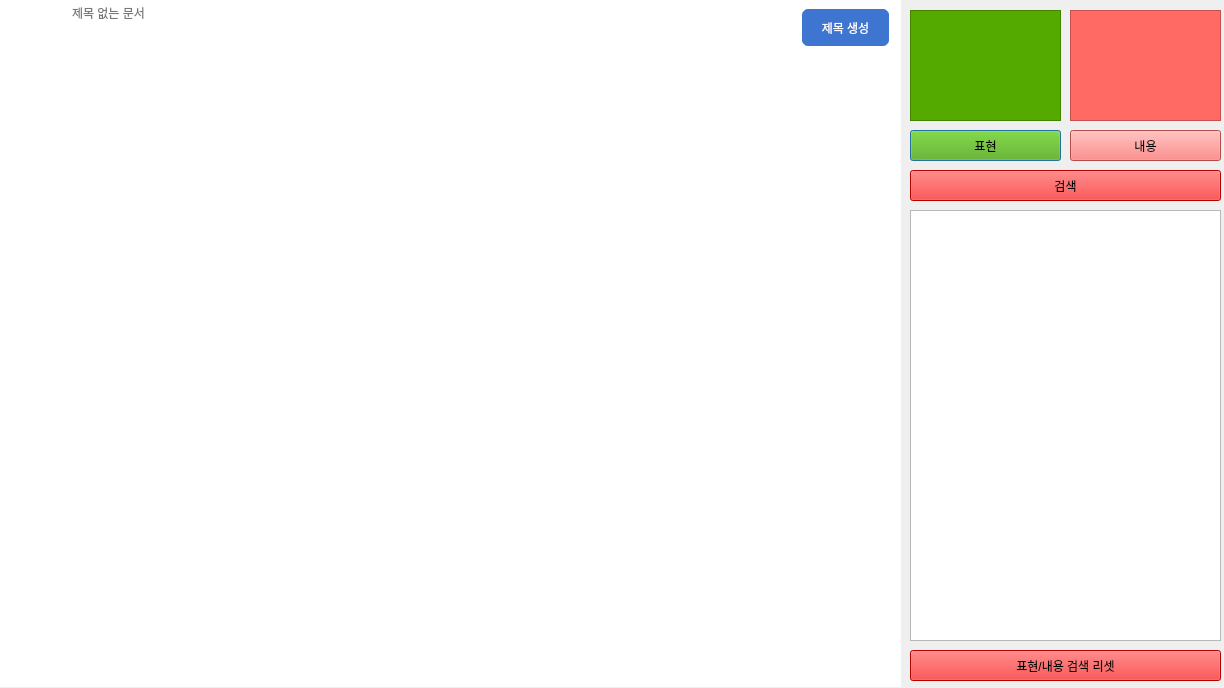
<?xml version="1.0" encoding="UTF-8"?>
<ui version="4.0">
 <class>PPAP</class>
 <widget class="QDialog" name="PPAP">
  <property name="geometry">
   <rect>
    <x>0</x>
    <y>0</y>
    <width>1224</width>
    <height>688</height>
   </rect>
  </property>
  <property name="windowTitle">
   <string>PPAP(Patent Process Accelerating Program)</string>
  </property>
  <widget class="QTextEdit" name="input_text">
   <property name="geometry">
    <rect>
     <x>180</x>
     <y>210</y>
     <width>601</width>
     <height>461</height>
    </rect>
   </property>
   <property name="font">
    <font>
     <pointsize>11</pointsize>
     <weight>50</weight>
     <bold>false</bold>
    </font>
   </property>
   <property name="styleSheet">
    <string notr="true">border-color: rgb(255, 255, 255);</string>
   </property>
   <property name="frameShape">
    <enum>QFrame::NoFrame</enum>
   </property>
  </widget>
  <widget class="QLabel" name="label">
   <property name="geometry">
    <rect>
     <x>0</x>
     <y>0</y>
     <width>901</width>
     <height>687</height>
    </rect>
   </property>
   <property name="styleSheet">
    <string notr="true">background-color: rgb(255, 255, 255);</string>
   </property>
   <property name="text">
    <string>&lt;html&gt;&lt;head/&gt;&lt;body&gt;&lt;p&gt;&lt;img src=&quot;:/newPrefix/img/back.png&quot;/&gt;&lt;/p&gt;&lt;/body&gt;&lt;/html&gt;</string>
   </property>
  </widget>
  <widget class="QPushButton" name="exp_btn">
   <property name="geometry">
    <rect>
     <x>910</x>
     <y>130</y>
     <width>151</width>
     <height>31</height>
    </rect>
   </property>
   <property name="baseSize">
    <size>
     <width>0</width>
     <height>0</height>
    </size>
   </property>
   <property name="palette">
    <palette>
     <active>
      <colorrole role="Button">
       <brush brushstyle="SolidPattern">
        <color alpha="255">
         <red>85</red>
         <green>170</green>
         <blue>0</blue>
        </color>
       </brush>
      </colorrole>
      <colorrole role="Mid">
       <brush brushstyle="SolidPattern">
        <color alpha="255">
         <red>160</red>
         <green>10</green>
         <blue>13</blue>
        </color>
       </brush>
      </colorrole>
      <colorrole role="Base">
       <brush brushstyle="SolidPattern">
        <color alpha="255">
         <red>85</red>
         <green>170</green>
         <blue>0</blue>
        </color>
       </brush>
      </colorrole>
      <colorrole role="Window">
       <brush brushstyle="SolidPattern">
        <color alpha="255">
         <red>85</red>
         <green>170</green>
         <blue>0</blue>
        </color>
       </brush>
      </colorrole>
      <colorrole role="Shadow">
       <brush brushstyle="SolidPattern">
        <color alpha="255">
         <red>255</red>
         <green>255</green>
         <blue>255</blue>
        </color>
       </brush>
      </colorrole>
     </active>
     <inactive>
      <colorrole role="Button">
       <brush brushstyle="SolidPattern">
        <color alpha="255">
         <red>85</red>
         <green>170</green>
         <blue>0</blue>
        </color>
       </brush>
      </colorrole>
      <colorrole role="Mid">
       <brush brushstyle="SolidPattern">
        <color alpha="255">
         <red>160</red>
         <green>10</green>
         <blue>13</blue>
        </color>
       </brush>
      </colorrole>
      <colorrole role="Base">
       <brush brushstyle="SolidPattern">
        <color alpha="255">
         <red>85</red>
         <green>170</green>
         <blue>0</blue>
        </color>
       </brush>
      </colorrole>
      <colorrole role="Window">
       <brush brushstyle="SolidPattern">
        <color alpha="255">
         <red>85</red>
         <green>170</green>
         <blue>0</blue>
        </color>
       </brush>
      </colorrole>
      <colorrole role="Shadow">
       <brush brushstyle="SolidPattern">
        <color alpha="255">
         <red>255</red>
         <green>255</green>
         <blue>255</blue>
        </color>
       </brush>
      </colorrole>
     </inactive>
     <disabled>
      <colorrole role="Button">
       <brush brushstyle="SolidPattern">
        <color alpha="255">
         <red>85</red>
         <green>170</green>
         <blue>0</blue>
        </color>
       </brush>
      </colorrole>
      <colorrole role="Mid">
       <brush brushstyle="SolidPattern">
        <color alpha="255">
         <red>160</red>
         <green>10</green>
         <blue>13</blue>
        </color>
       </brush>
      </colorrole>
      <colorrole role="Base">
       <brush brushstyle="SolidPattern">
        <color alpha="255">
         <red>85</red>
         <green>170</green>
         <blue>0</blue>
        </color>
       </brush>
      </colorrole>
      <colorrole role="Window">
       <brush brushstyle="SolidPattern">
        <color alpha="255">
         <red>85</red>
         <green>170</green>
         <blue>0</blue>
        </color>
       </brush>
      </colorrole>
      <colorrole role="Shadow">
       <brush brushstyle="SolidPattern">
        <color alpha="255">
         <red>255</red>
         <green>255</green>
         <blue>255</blue>
        </color>
       </brush>
      </colorrole>
     </disabled>
    </palette>
   </property>
   <property name="styleSheet">
    <string notr="true">background-color: rgb(85, 170, 0);</string>
   </property>
   <property name="text">
    <string>표현</string>
   </property>
  </widget>
  <widget class="QPushButton" name="ctx_btn">
   <property name="geometry">
    <rect>
     <x>1070</x>
     <y>130</y>
     <width>151</width>
     <height>31</height>
    </rect>
   </property>
   <property name="baseSize">
    <size>
     <width>0</width>
     <height>0</height>
    </size>
   </property>
   <property name="palette">
    <palette>
     <active>
      <colorrole role="Button">
       <brush brushstyle="SolidPattern">
        <color alpha="255">
         <red>255</red>
         <green>106</green>
         <blue>101</blue>
        </color>
       </brush>
      </colorrole>
      <colorrole role="Mid">
       <brush brushstyle="SolidPattern">
        <color alpha="255">
         <red>160</red>
         <green>10</green>
         <blue>13</blue>
        </color>
       </brush>
      </colorrole>
      <colorrole role="Base">
       <brush brushstyle="SolidPattern">
        <color alpha="255">
         <red>255</red>
         <green>106</green>
         <blue>101</blue>
        </color>
       </brush>
      </colorrole>
      <colorrole role="Window">
       <brush brushstyle="SolidPattern">
        <color alpha="255">
         <red>255</red>
         <green>106</green>
         <blue>101</blue>
        </color>
       </brush>
      </colorrole>
      <colorrole role="Shadow">
       <brush brushstyle="SolidPattern">
        <color alpha="255">
         <red>255</red>
         <green>255</green>
         <blue>255</blue>
        </color>
       </brush>
      </colorrole>
     </active>
     <inactive>
      <colorrole role="Button">
       <brush brushstyle="SolidPattern">
        <color alpha="255">
         <red>255</red>
         <green>106</green>
         <blue>101</blue>
        </color>
       </brush>
      </colorrole>
      <colorrole role="Mid">
       <brush brushstyle="SolidPattern">
        <color alpha="255">
         <red>160</red>
         <green>10</green>
         <blue>13</blue>
        </color>
       </brush>
      </colorrole>
      <colorrole role="Base">
       <brush brushstyle="SolidPattern">
        <color alpha="255">
         <red>255</red>
         <green>106</green>
         <blue>101</blue>
        </color>
       </brush>
      </colorrole>
      <colorrole role="Window">
       <brush brushstyle="SolidPattern">
        <color alpha="255">
         <red>255</red>
         <green>106</green>
         <blue>101</blue>
        </color>
       </brush>
      </colorrole>
      <colorrole role="Shadow">
       <brush brushstyle="SolidPattern">
        <color alpha="255">
         <red>255</red>
         <green>255</green>
         <blue>255</blue>
        </color>
       </brush>
      </colorrole>
     </inactive>
     <disabled>
      <colorrole role="Button">
       <brush brushstyle="SolidPattern">
        <color alpha="255">
         <red>255</red>
         <green>106</green>
         <blue>101</blue>
        </color>
       </brush>
      </colorrole>
      <colorrole role="Mid">
       <brush brushstyle="SolidPattern">
        <color alpha="255">
         <red>160</red>
         <green>10</green>
         <blue>13</blue>
        </color>
       </brush>
      </colorrole>
      <colorrole role="Base">
       <brush brushstyle="SolidPattern">
        <color alpha="255">
         <red>255</red>
         <green>106</green>
         <blue>101</blue>
        </color>
       </brush>
      </colorrole>
      <colorrole role="Window">
       <brush brushstyle="SolidPattern">
        <color alpha="255">
         <red>255</red>
         <green>106</green>
         <blue>101</blue>
        </color>
       </brush>
      </colorrole>
      <colorrole role="Shadow">
       <brush brushstyle="SolidPattern">
        <color alpha="255">
         <red>255</red>
         <green>255</green>
         <blue>255</blue>
        </color>
       </brush>
      </colorrole>
     </disabled>
    </palette>
   </property>
   <property name="styleSheet">
    <string notr="true">background-color: rgb(255, 106, 101);</string>
   </property>
   <property name="text">
    <string>내용</string>
   </property>
  </widget>
  <widget class="QPushButton" name="search_btn">
   <property name="geometry">
    <rect>
     <x>910</x>
     <y>170</y>
     <width>311</width>
     <height>31</height>
    </rect>
   </property>
   <property name="baseSize">
    <size>
     <width>0</width>
     <height>0</height>
    </size>
   </property>
   <property name="palette">
    <palette>
     <active>
      <colorrole role="Button">
       <brush brushstyle="SolidPattern">
        <color alpha="255">
         <red>255</red>
         <green>0</green>
         <blue>0</blue>
        </color>
       </brush>
      </colorrole>
      <colorrole role="Mid">
       <brush brushstyle="SolidPattern">
        <color alpha="255">
         <red>160</red>
         <green>10</green>
         <blue>13</blue>
        </color>
       </brush>
      </colorrole>
      <colorrole role="Base">
       <brush brushstyle="SolidPattern">
        <color alpha="255">
         <red>255</red>
         <green>0</green>
         <blue>0</blue>
        </color>
       </brush>
      </colorrole>
      <colorrole role="Window">
       <brush brushstyle="SolidPattern">
        <color alpha="255">
         <red>255</red>
         <green>0</green>
         <blue>0</blue>
        </color>
       </brush>
      </colorrole>
      <colorrole role="Shadow">
       <brush brushstyle="SolidPattern">
        <color alpha="255">
         <red>255</red>
         <green>255</green>
         <blue>255</blue>
        </color>
       </brush>
      </colorrole>
     </active>
     <inactive>
      <colorrole role="Button">
       <brush brushstyle="SolidPattern">
        <color alpha="255">
         <red>255</red>
         <green>0</green>
         <blue>0</blue>
        </color>
       </brush>
      </colorrole>
      <colorrole role="Mid">
       <brush brushstyle="SolidPattern">
        <color alpha="255">
         <red>160</red>
         <green>10</green>
         <blue>13</blue>
        </color>
       </brush>
      </colorrole>
      <colorrole role="Base">
       <brush brushstyle="SolidPattern">
        <color alpha="255">
         <red>255</red>
         <green>0</green>
         <blue>0</blue>
        </color>
       </brush>
      </colorrole>
      <colorrole role="Window">
       <brush brushstyle="SolidPattern">
        <color alpha="255">
         <red>255</red>
         <green>0</green>
         <blue>0</blue>
        </color>
       </brush>
      </colorrole>
      <colorrole role="Shadow">
       <brush brushstyle="SolidPattern">
        <color alpha="255">
         <red>255</red>
         <green>255</green>
         <blue>255</blue>
        </color>
       </brush>
      </colorrole>
     </inactive>
     <disabled>
      <colorrole role="Button">
       <brush brushstyle="SolidPattern">
        <color alpha="255">
         <red>255</red>
         <green>0</green>
         <blue>0</blue>
        </color>
       </brush>
      </colorrole>
      <colorrole role="Mid">
       <brush brushstyle="SolidPattern">
        <color alpha="255">
         <red>160</red>
         <green>10</green>
         <blue>13</blue>
        </color>
       </brush>
      </colorrole>
      <colorrole role="Base">
       <brush brushstyle="SolidPattern">
        <color alpha="255">
         <red>255</red>
         <green>0</green>
         <blue>0</blue>
        </color>
       </brush>
      </colorrole>
      <colorrole role="Window">
       <brush brushstyle="SolidPattern">
        <color alpha="255">
         <red>255</red>
         <green>0</green>
         <blue>0</blue>
        </color>
       </brush>
      </colorrole>
      <colorrole role="Shadow">
       <brush brushstyle="SolidPattern">
        <color alpha="255">
         <red>255</red>
         <green>255</green>
         <blue>255</blue>
        </color>
       </brush>
      </colorrole>
     </disabled>
    </palette>
   </property>
   <property name="styleSheet">
    <string notr="true"/>
   </property>
   <property name="text">
    <string>검색</string>
   </property>
  </widget>
  <widget class="QTextEdit" name="exp_in">
   <property name="geometry">
    <rect>
     <x>910</x>
     <y>10</y>
     <width>151</width>
     <height>111</height>
    </rect>
   </property>
   <property name="styleSheet">
    <string notr="true">background-color: rgb(85, 170, 0);
font: 8pt &quot;MS Shell Dlg 2&quot;;</string>
   </property>
  </widget>
  <widget class="QTextEdit" name="ctx_in">
   <property name="geometry">
    <rect>
     <x>1070</x>
     <y>10</y>
     <width>151</width>
     <height>111</height>
    </rect>
   </property>
   <property name="styleSheet">
    <string notr="true">background-color: rgb(255, 106, 101);
font: 8pt &quot;MS Shell Dlg 2&quot;;</string>
   </property>
  </widget>
  <widget class="QTextEdit" name="output_text">
   <property name="geometry">
    <rect>
     <x>910</x>
     <y>210</y>
     <width>311</width>
     <height>431</height>
    </rect>
   </property>
  </widget>
  <widget class="QPushButton" name="reset_btn">
   <property name="geometry">
    <rect>
     <x>910</x>
     <y>650</y>
     <width>311</width>
     <height>31</height>
    </rect>
   </property>
   <property name="baseSize">
    <size>
     <width>0</width>
     <height>0</height>
    </size>
   </property>
   <property name="palette">
    <palette>
     <active>
      <colorrole role="Button">
       <brush brushstyle="SolidPattern">
        <color alpha="255">
         <red>255</red>
         <green>0</green>
         <blue>0</blue>
        </color>
       </brush>
      </colorrole>
      <colorrole role="Mid">
       <brush brushstyle="SolidPattern">
        <color alpha="255">
         <red>160</red>
         <green>10</green>
         <blue>13</blue>
        </color>
       </brush>
      </colorrole>
      <colorrole role="Base">
       <brush brushstyle="SolidPattern">
        <color alpha="255">
         <red>255</red>
         <green>0</green>
         <blue>0</blue>
        </color>
       </brush>
      </colorrole>
      <colorrole role="Window">
       <brush brushstyle="SolidPattern">
        <color alpha="255">
         <red>255</red>
         <green>0</green>
         <blue>0</blue>
        </color>
       </brush>
      </colorrole>
      <colorrole role="Shadow">
       <brush brushstyle="SolidPattern">
        <color alpha="255">
         <red>255</red>
         <green>255</green>
         <blue>255</blue>
        </color>
       </brush>
      </colorrole>
     </active>
     <inactive>
      <colorrole role="Button">
       <brush brushstyle="SolidPattern">
        <color alpha="255">
         <red>255</red>
         <green>0</green>
         <blue>0</blue>
        </color>
       </brush>
      </colorrole>
      <colorrole role="Mid">
       <brush brushstyle="SolidPattern">
        <color alpha="255">
         <red>160</red>
         <green>10</green>
         <blue>13</blue>
        </color>
       </brush>
      </colorrole>
      <colorrole role="Base">
       <brush brushstyle="SolidPattern">
        <color alpha="255">
         <red>255</red>
         <green>0</green>
         <blue>0</blue>
        </color>
       </brush>
      </colorrole>
      <colorrole role="Window">
       <brush brushstyle="SolidPattern">
        <color alpha="255">
         <red>255</red>
         <green>0</green>
         <blue>0</blue>
        </color>
       </brush>
      </colorrole>
      <colorrole role="Shadow">
       <brush brushstyle="SolidPattern">
        <color alpha="255">
         <red>255</red>
         <green>255</green>
         <blue>255</blue>
        </color>
       </brush>
      </colorrole>
     </inactive>
     <disabled>
      <colorrole role="Button">
       <brush brushstyle="SolidPattern">
        <color alpha="255">
         <red>255</red>
         <green>0</green>
         <blue>0</blue>
        </color>
       </brush>
      </colorrole>
      <colorrole role="Mid">
       <brush brushstyle="SolidPattern">
        <color alpha="255">
         <red>160</red>
         <green>10</green>
         <blue>13</blue>
        </color>
       </brush>
      </colorrole>
      <colorrole role="Base">
       <brush brushstyle="SolidPattern">
        <color alpha="255">
         <red>255</red>
         <green>0</green>
         <blue>0</blue>
        </color>
       </brush>
      </colorrole>
      <colorrole role="Window">
       <brush brushstyle="SolidPattern">
        <color alpha="255">
         <red>255</red>
         <green>0</green>
         <blue>0</blue>
        </color>
       </brush>
      </colorrole>
      <colorrole role="Shadow">
       <brush brushstyle="SolidPattern">
        <color alpha="255">
         <red>255</red>
         <green>255</green>
         <blue>255</blue>
        </color>
       </brush>
      </colorrole>
     </disabled>
    </palette>
   </property>
   <property name="styleSheet">
    <string notr="true"/>
   </property>
   <property name="text">
    <string>표현/내용 검색 리셋</string>
   </property>
  </widget>
  <widget class="QPushButton" name="reset_btn_2">
   <property name="geometry">
    <rect>
     <x>800</x>
     <y>7</y>
     <width>91</width>
     <height>41</height>
    </rect>
   </property>
   <property name="baseSize">
    <size>
     <width>0</width>
     <height>0</height>
    </size>
   </property>
   <property name="palette">
    <palette>
     <active>
      <colorrole role="WindowText">
       <brush brushstyle="SolidPattern">
        <color alpha="255">
         <red>255</red>
         <green>255</green>
         <blue>255</blue>
        </color>
       </brush>
      </colorrole>
      <colorrole role="Button">
       <brush brushstyle="SolidPattern">
        <color alpha="255">
         <red>61</red>
         <green>117</green>
         <blue>208</blue>
        </color>
       </brush>
      </colorrole>
      <colorrole role="Mid">
       <brush brushstyle="SolidPattern">
        <color alpha="255">
         <red>160</red>
         <green>10</green>
         <blue>13</blue>
        </color>
       </brush>
      </colorrole>
      <colorrole role="Text">
       <brush brushstyle="SolidPattern">
        <color alpha="255">
         <red>255</red>
         <green>255</green>
         <blue>255</blue>
        </color>
       </brush>
      </colorrole>
      <colorrole role="ButtonText">
       <brush brushstyle="SolidPattern">
        <color alpha="255">
         <red>255</red>
         <green>255</green>
         <blue>255</blue>
        </color>
       </brush>
      </colorrole>
      <colorrole role="Base">
       <brush brushstyle="SolidPattern">
        <color alpha="255">
         <red>61</red>
         <green>117</green>
         <blue>208</blue>
        </color>
       </brush>
      </colorrole>
      <colorrole role="Window">
       <brush brushstyle="SolidPattern">
        <color alpha="255">
         <red>61</red>
         <green>117</green>
         <blue>208</blue>
        </color>
       </brush>
      </colorrole>
      <colorrole role="Shadow">
       <brush brushstyle="SolidPattern">
        <color alpha="255">
         <red>255</red>
         <green>255</green>
         <blue>255</blue>
        </color>
       </brush>
      </colorrole>
     </active>
     <inactive>
      <colorrole role="WindowText">
       <brush brushstyle="SolidPattern">
        <color alpha="255">
         <red>255</red>
         <green>255</green>
         <blue>255</blue>
        </color>
       </brush>
      </colorrole>
      <colorrole role="Button">
       <brush brushstyle="SolidPattern">
        <color alpha="255">
         <red>61</red>
         <green>117</green>
         <blue>208</blue>
        </color>
       </brush>
      </colorrole>
      <colorrole role="Mid">
       <brush brushstyle="SolidPattern">
        <color alpha="255">
         <red>160</red>
         <green>10</green>
         <blue>13</blue>
        </color>
       </brush>
      </colorrole>
      <colorrole role="Text">
       <brush brushstyle="SolidPattern">
        <color alpha="255">
         <red>255</red>
         <green>255</green>
         <blue>255</blue>
        </color>
       </brush>
      </colorrole>
      <colorrole role="ButtonText">
       <brush brushstyle="SolidPattern">
        <color alpha="255">
         <red>255</red>
         <green>255</green>
         <blue>255</blue>
        </color>
       </brush>
      </colorrole>
      <colorrole role="Base">
       <brush brushstyle="SolidPattern">
        <color alpha="255">
         <red>61</red>
         <green>117</green>
         <blue>208</blue>
        </color>
       </brush>
      </colorrole>
      <colorrole role="Window">
       <brush brushstyle="SolidPattern">
        <color alpha="255">
         <red>61</red>
         <green>117</green>
         <blue>208</blue>
        </color>
       </brush>
      </colorrole>
      <colorrole role="Shadow">
       <brush brushstyle="SolidPattern">
        <color alpha="255">
         <red>255</red>
         <green>255</green>
         <blue>255</blue>
        </color>
       </brush>
      </colorrole>
     </inactive>
     <disabled>
      <colorrole role="WindowText">
       <brush brushstyle="SolidPattern">
        <color alpha="255">
         <red>255</red>
         <green>255</green>
         <blue>255</blue>
        </color>
       </brush>
      </colorrole>
      <colorrole role="Button">
       <brush brushstyle="SolidPattern">
        <color alpha="255">
         <red>61</red>
         <green>117</green>
         <blue>208</blue>
        </color>
       </brush>
      </colorrole>
      <colorrole role="Mid">
       <brush brushstyle="SolidPattern">
        <color alpha="255">
         <red>160</red>
         <green>10</green>
         <blue>13</blue>
        </color>
       </brush>
      </colorrole>
      <colorrole role="Text">
       <brush brushstyle="SolidPattern">
        <color alpha="255">
         <red>255</red>
         <green>255</green>
         <blue>255</blue>
        </color>
       </brush>
      </colorrole>
      <colorrole role="ButtonText">
       <brush brushstyle="SolidPattern">
        <color alpha="255">
         <red>255</red>
         <green>255</green>
         <blue>255</blue>
        </color>
       </brush>
      </colorrole>
      <colorrole role="Base">
       <brush brushstyle="SolidPattern">
        <color alpha="255">
         <red>61</red>
         <green>117</green>
         <blue>208</blue>
        </color>
       </brush>
      </colorrole>
      <colorrole role="Window">
       <brush brushstyle="SolidPattern">
        <color alpha="255">
         <red>61</red>
         <green>117</green>
         <blue>208</blue>
        </color>
       </brush>
      </colorrole>
      <colorrole role="Shadow">
       <brush brushstyle="SolidPattern">
        <color alpha="255">
         <red>255</red>
         <green>255</green>
         <blue>255</blue>
        </color>
       </brush>
      </colorrole>
     </disabled>
    </palette>
   </property>
   <property name="styleSheet">
    <string notr="true">font: 11pt &quot;나눔고딕&quot;;
color: rgb(255, 255, 255);
background-color: rgb(61, 117, 208);
border-style: outset;
border-width: 2px;
border-radius: 8px;
padding: 4px;</string>
   </property>
   <property name="text">
    <string>제목 생성</string>
   </property>
  </widget>
  <widget class="QLineEdit" name="lineEdit">
   <property name="geometry">
    <rect>
     <x>70</x>
     <y>0</y>
     <width>691</width>
     <height>31</height>
    </rect>
   </property>
   <property name="styleSheet">
    <string notr="true">font: 13.2pt &quot;나눔고딕&quot;;
color: rgb(120, 120, 120);
border-color: rgb(255, 255, 255);
border: 0px;</string>
   </property>
   <property name="text">
    <string>제목 없는 문서</string>
   </property>
  </widget>
  <zorder>label</zorder>
  <zorder>input_text</zorder>
  <zorder>exp_btn</zorder>
  <zorder>ctx_btn</zorder>
  <zorder>search_btn</zorder>
  <zorder>exp_in</zorder>
  <zorder>ctx_in</zorder>
  <zorder>output_text</zorder>
  <zorder>reset_btn</zorder>
  <zorder>reset_btn_2</zorder>
  <zorder>lineEdit</zorder>
 </widget>
 <resources>
  <include location="PPAP.qrc"/>
 </resources>
 <connections/>
</ui>
